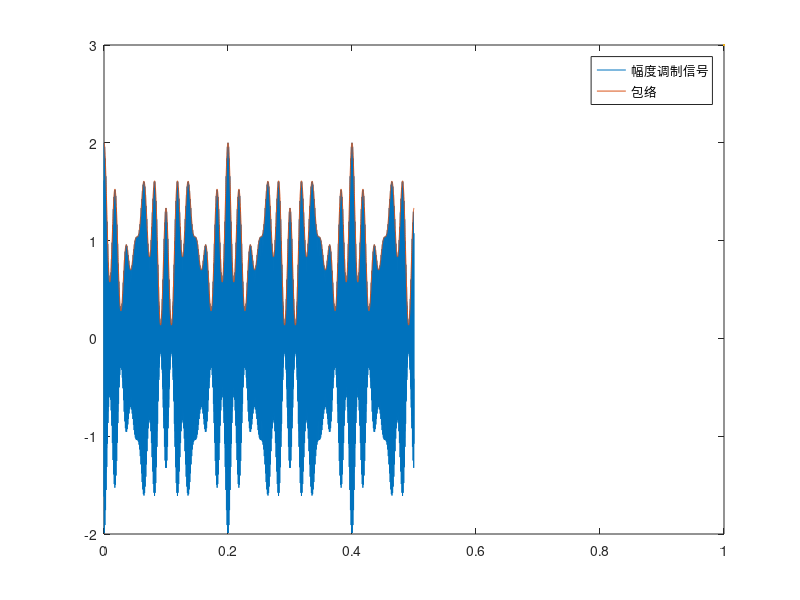
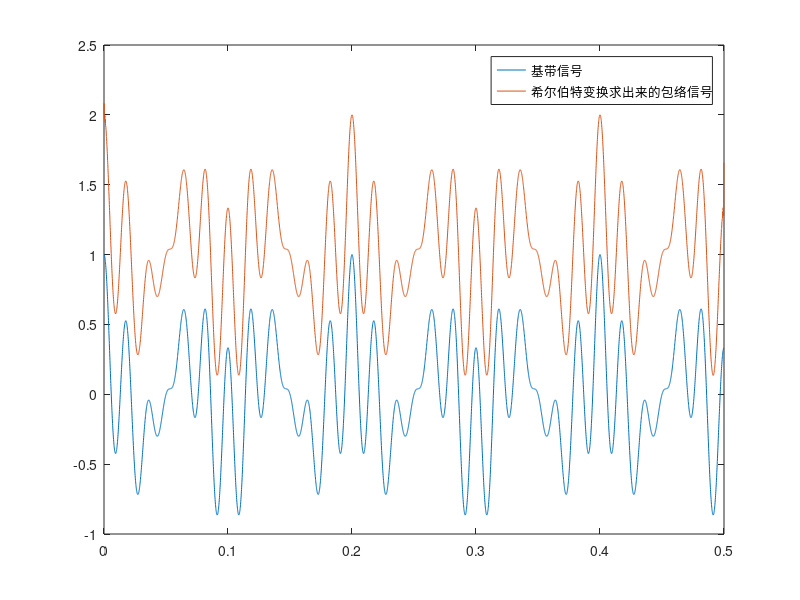

Reproduce these figures in MATLAB, in order.
f1 = 15;        % 信号频率分量1，单位Hz
f2 = 50;
f3 = 60;

fc = 3e3;       % 载波频率
fs = 10e3;      % 采样频率

t = 0:1/fs:(0.5-1/fs);
N_point = length(t);

m = cos(2*pi*f1*t)+cos(2*pi*f2*t)+cos(2*pi*f3*t);   % 基带信号

m = m/max(abs(m));

s_AM = (1+m).*cos(2*pi*fc*t);   % 常规调幅信号

f = (0:1/N_point:(0.5-1/N_point))*fs;
pxx = 10*log10(abs(fft(s_AM))); % 调幅信号的频谱

z = hilbert(s_AM);	% 解析信号
baoluo = abs(z);

%% 绘图部分
figure(1)

plot(t, s_AM)
hold on
plot(t,1+m,LineWidth=3);
hold off

legend("幅度调制信号","包络")



% plot(f,pxx(1:N_point/2));
% xlabel("频率/Hz")


figure(2)
plot(t,m);
hold on
plot(t,baoluo);
hold off
legend("基带信号", "希尔伯特变换求出来的包络信号")
